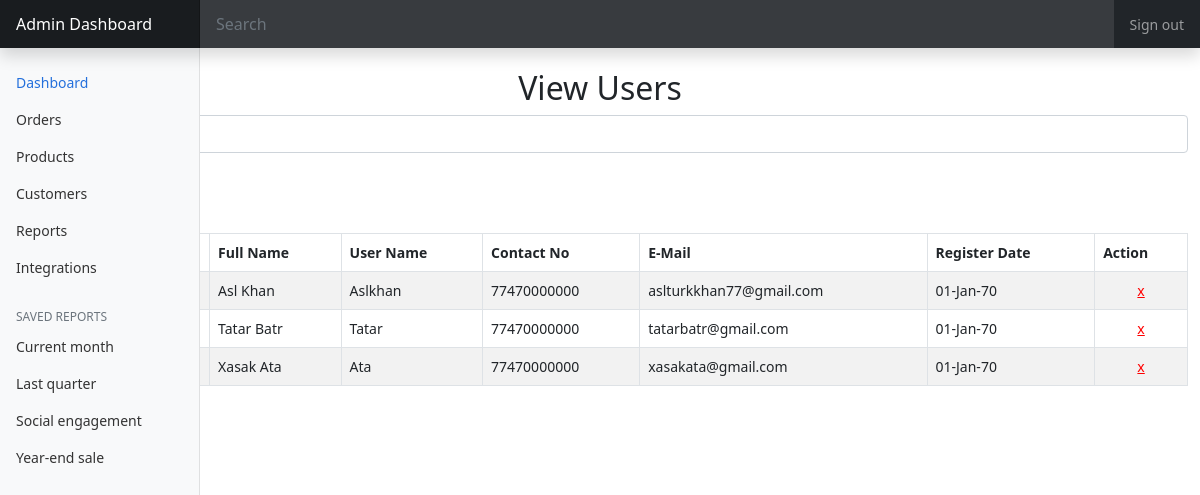
/admin/users_view.php (signed in), run on the app's committed database.
### tables this page shows
CREATE TABLE IF NOT EXISTS `register_table` (
  `register_id` INT(10) NOT NULL AUTO_INCREMENT,
  `register_full_name` VARCHAR(100) NOT NULL,
  `register_user_name` VARCHAR(50) NOT NULL,
  `register_password` VARCHAR(30) NOT NULL,
  `register_contact_number` VARCHAR(15) NOT NULL,
  `register_email` VARCHAR(60) NOT NULL,
  `register_question` VARCHAR(100) NOT NULL,
  `register_answer` VARCHAR(50) NOT NULL,
  `register_profile_picture` VARCHAR(50) NOT NULL DEFAULT 'profile_img/profile_default_picture.png',
  `register_time` VARCHAR(20) NOT NULL,
  PRIMARY KEY (`register_id`)
);

### admin/users_view.php (the view)
<?php
    include("includes/header.php");
    include("../includes/connection.php");
?>
        <div class="container">
            <div class="post">
                <br>
                <h2 class="title text-center">View Users</h2>
                <form method="GET" action="contact_view.php" class="form-inline">
                    <input class="form-control mr-sm-2" type="text" name="s" placeholder="Search" aria-label="Search">
                    <br>
                    <button class="btn btn-outline-success my-2 my-sm-0" type="submit" id="search-submit">Search</button>
                </form>
                <br>
                <table class="table table-striped table-bordered table-hover">
                    <thead>
                        <tr>
                            <th scope="col">No</th>
                            <th scope="col">Register ID</th>
                            <th scope="col">Full Name</th>
                            <th scope="col">User Name</th>
                            <th scope="col">Contact No</th>
                            <th scope="col">E-Mail</th>
                            <th scope="col">Register Date</th>
                            <th scope="col">Action</th>
                        </tr>
                    </thead>
                    <tbody>
                        <?php
                            $s = $_GET['s'];
                            $blq = "SELECT * FROM `register_table` WHERE register_full_name LIKE '%$s%'";
                            $blres = mysqli_query($connection_database, $blq);
                            $count = 1;
                            while($r_row = mysqli_fetch_assoc($blres))
                            {
                                echo '
                                    <tr>
                                        <td>'.$count.'</td>
                                        <td>'.$r_row['register_id'].'</td>
                                        <td>'.$r_row['register_full_name'].'</td>
                                        <td>'.$r_row['register_user_name'].'</td>
                                        <td>'.$r_row['register_contact_number'].'</td>
                                        <td>'.$r_row['register_email'].'</td>
                                        <td>'.@date("d-M-y",$book_row['register_time']).'</td>
                                        <td align="center"><a style="color: red;" href="process_users_del.php?id='.$r_row['register_id'].'">x</a></td>
                                    </tr>';
                                $count++;
                            }
                        ?>
                    </tbody>
                </table>
            </div>
        </div>
<?php
    include("includes/footer.php");
?>

### admin/style/dashboard.css (style rules this page uses)
body { font-size: .875rem; }

### data on the page
register_table: register_full_name "Asl Khan", register_user_name "Aslkhan", register_contact_number "77470000000", register_email "aslturkkhan77@gmail.com"
register_table: register_full_name "Tatar Batr", register_user_name "Tatar", register_contact_number "77470000000", register_email "tatarbatr@gmail.com"
register_table: register_full_name "Xasak Ata", register_user_name "Ata", register_contact_number "77470000000", register_email "xasakata@gmail.com"
